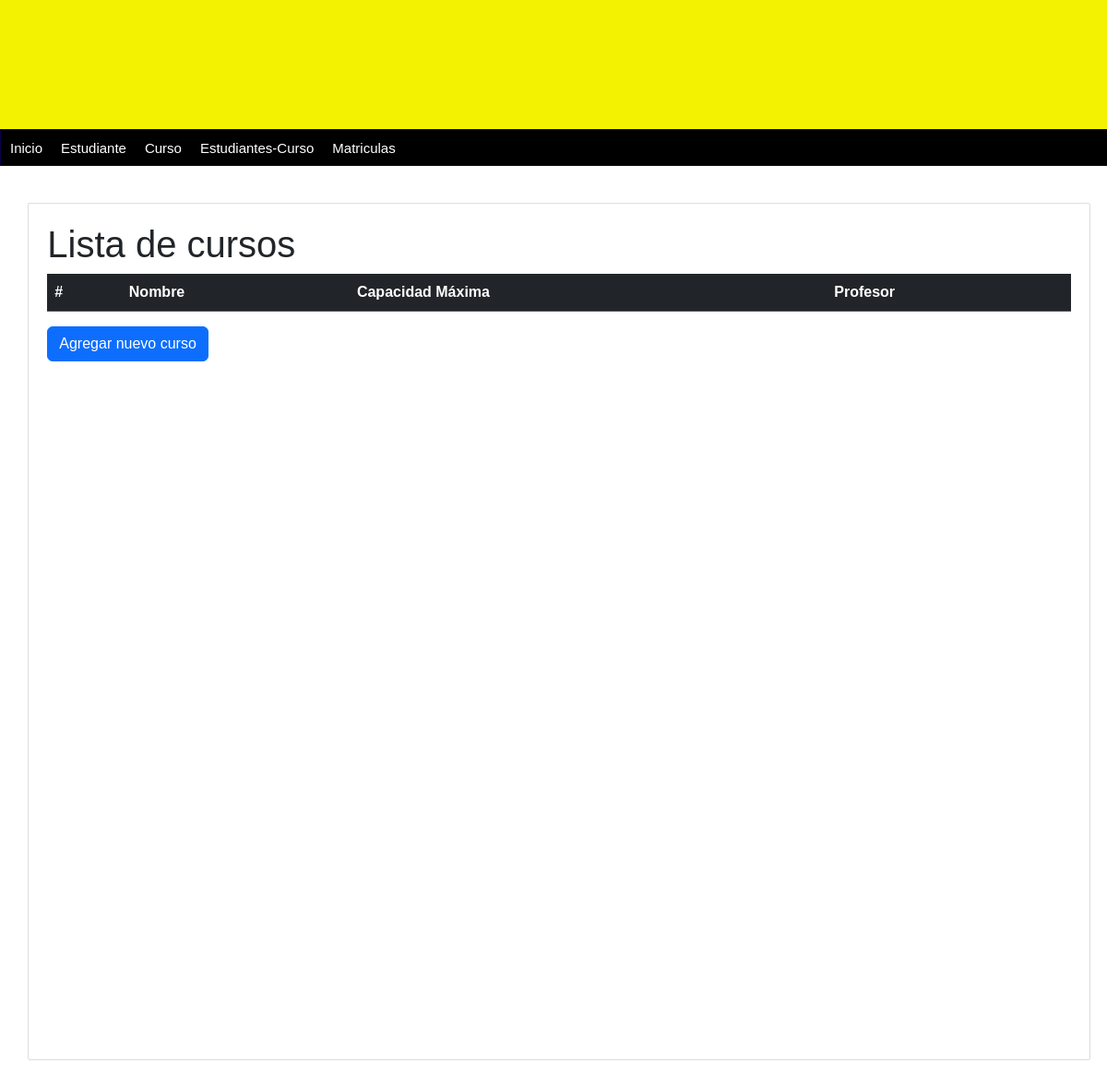
Before: /Lista-cursos/ with the older database file.
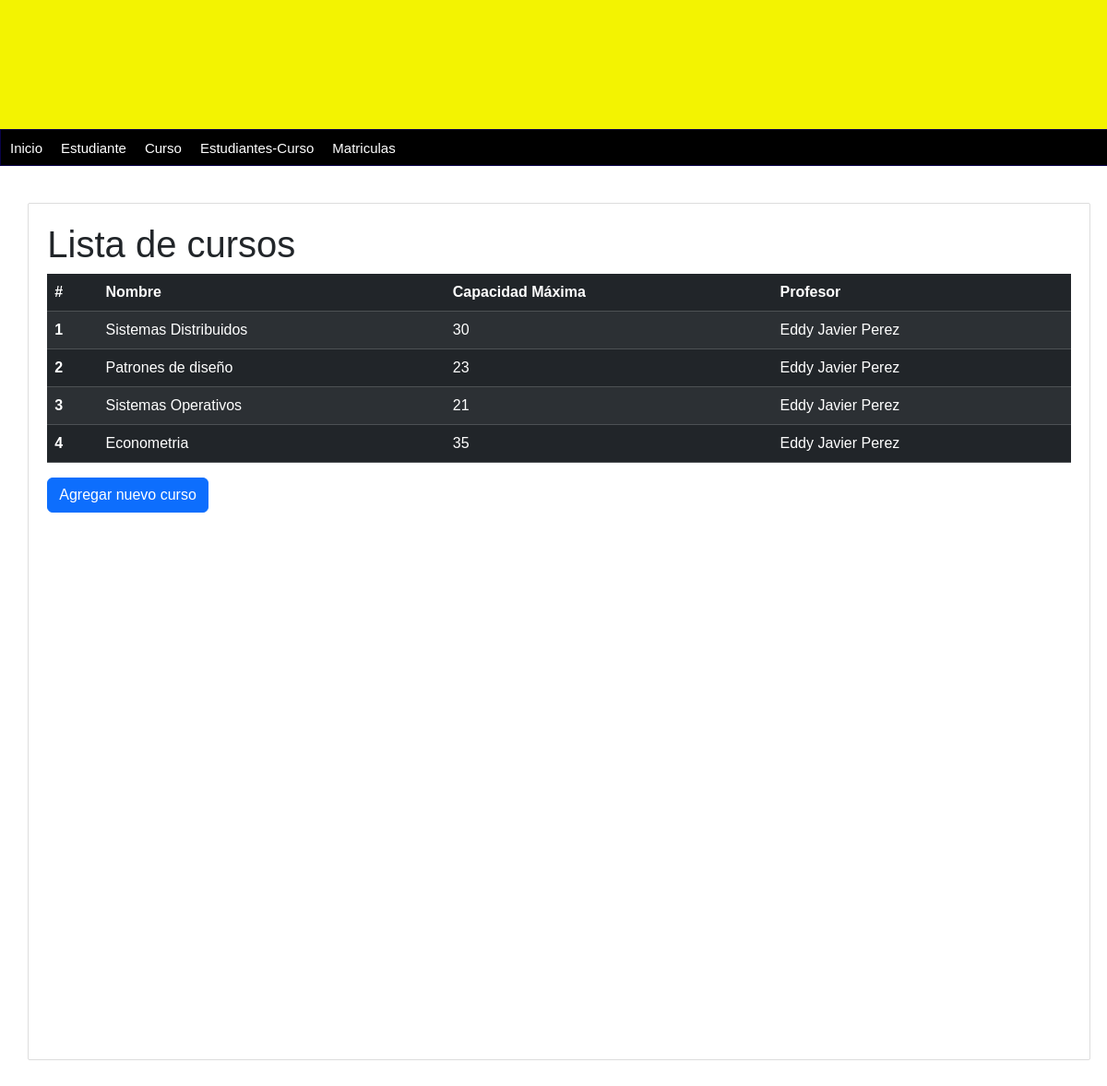
After: the same page with the newer database file.
### persona/models.py (models this page shows, shortened)
class Persona(models.Model):
    nombre = models.CharField(max_length=100)
    apellidos = models.CharField(max_length=100)
    dni = models.CharField(max_length=10)
    telefono = models.CharField(max_length=10)
    email = models.EmailField()
    fecha_nacimiento = models.DateField()
    rol = models.CharField(max_length=20)
    created_at = models.DateTimeField(auto_now_add=True)
    class Meta:
        db_table = 'persona'

### curso/views.py (the view)
# urls.py: path('Lista-cursos/',get_curso,name='lista-cursos'),
def get_curso(request):
    cursos = curso.objects.all()
    return render(request, 'lista_cursos.html', {
        'title': 'Lista de cursos',
        'cursos': cursos,
    })

### curso/templates/lista_cursos.html
{% extends "index.html" %}
{% block content %}
    <h1>{{ title }}</h1>
    <table class="table table-dark table-striped">
        <thead>
            <tr>
                <th scope="col">#</th>
                <th scope="col">Nombre</th>
                <th scope="col">Capacidad Máxima</th>
                <th scope="col">Profesor</th>
            </tr>
        </thead>
        <tbody>
            {% for curso in cursos %}
            <tr>
                <th scope="row">{{ forloop.counter }}</th>
                <td>{{ curso.nombre }}</td>
                <td>{{ curso.capacidad_max }}</td>
                <td>{{ curso.profesor.nombre }} {{ curso.profesor.apellidos }}</td>
            </tr>
            {% endfor %}
        </tbody>
    </table>
    <a href="{% url 'formulario_curso' %}" class="btn btn-primary">Agregar nuevo curso</a>
{% endblock %}

Changed rows visible on the page:
added Persona: profesor.nombre "Eddy Javier" "Eddy Javier" "Eddy Javier" "Eddy Javier", profesor.apellidos "Perez" "Perez" "Perez" "Perez"
Other visible differences:
new list line: "1 Sistemas Distribuidos 30"
new list line: "2 Patrones de diseño 23"
new list line: "3 Sistemas Operativos 21"
new list line: "4 Econometria 35"
